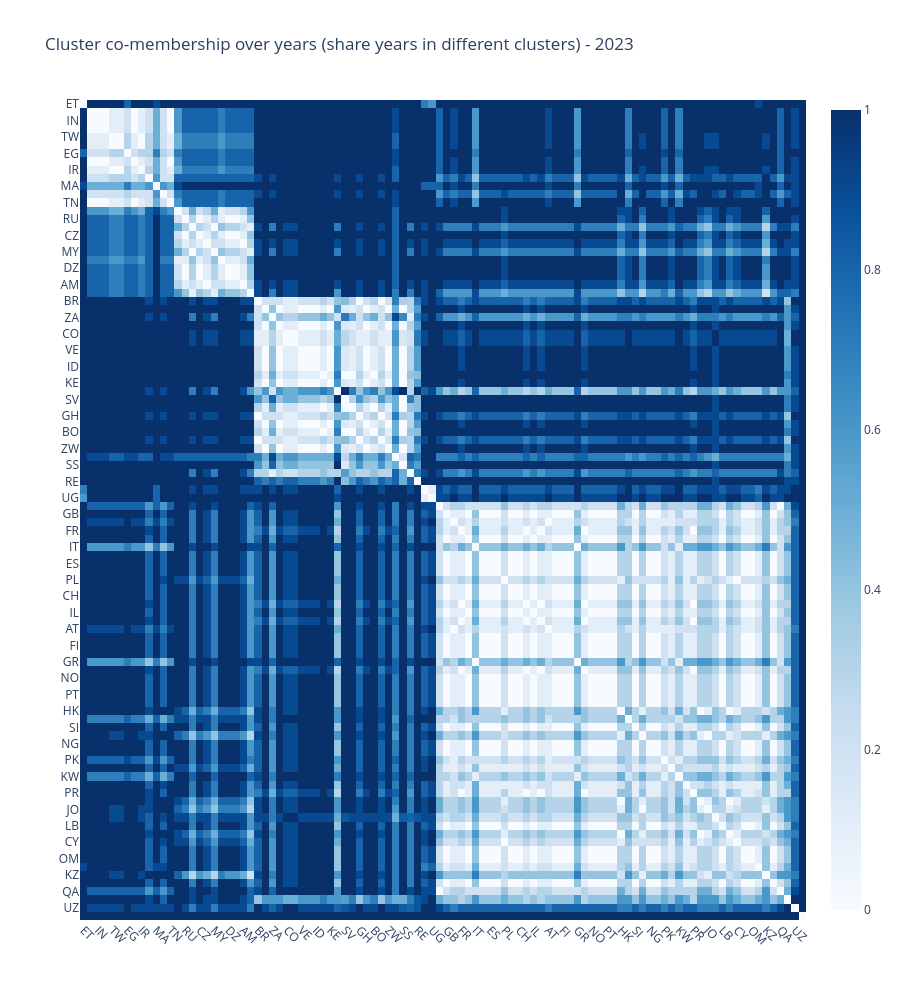

The cell this chart's notebook holds for it:
### Code cell
year = 2023
# y_labels = df_cs.sum(axis=1).sort_values(ascending=False).index.to_list()
y_labels = (
    df_map_clusters
    # .query("year == @year")
    # .merge(df_cs_yearly.xs(year, level=1).sum(axis=1).to_frame(name="total_articles").reset_index(), left_on="alpha-2", right_index="country", how="left")
    .sort_values(["cluster", "total_articles"], ascending=[True, False])
    ["alpha-2"]
    .to_list()
)

uf.plotly_heatmap(
    df_dist_clusters_yearly.loc[y_labels, y_labels],
    # (df_dist_clusters_yearly.loc[y_labels, y_labels] < 0.2).astype(int),
    x_labels=y_labels,
    y_labels=y_labels,
    title=f"Cluster co-membership over years (share years in different clusters) - {year}",
    colorscale="non-symmetrical",
    x_type="country",
    y_type="country",
    line_height=10
)

### Figure 1 — Plotly figure (JSON) as saved in the notebook; plotly's stock layout.template omitted (floating-point values rounded to 4 significant figures; data arrays with more than 128 entries replaced by an {"elided": "..."} marker saying what was removed)
{"data": [{"colorscale": [[0, "rgb(247,251,255)"], [0.125, "rgb(222,235,247)"], [0.25, "rgb(198,219,239)"], [0.375, "rgb(158,202,225)"], [0.5, "rgb(107,174,214)"], [0.625, "rgb(66,146,198)"], [0.75, "rgb(33,113,181)"], [0.875, "rgb(8,81,156)"], [1, "rgb(8,48,107)"]], "customdata": {"elided": "100x100x2 str values"}, "hovertemplate": "<b>X: </b>%{customdata[0]}<br><b>Y: </b>%{customdata[1]}<br><b>Z: </b> %{z:.3f}<br><extra></extra>", "type": "heatmap", "x": ["ET", "JP", "IN", "KR", "TW", "SG", "EG", "SA", "IR", "TH", "MA", "BD", "TN", "CN", "RU", "UA", "CZ", "SK", "MY", "BY", "DZ", "VN", "AM", "AZ", "BR", "AR", "ZA", "CL", "CO", "HR", "VE", "PE", "ID", "CR", "KE", "PH", "SV", "LU", "GH", "PA", "BO", "UY", "ZW", "MD", "SS", "BW", "RE", "CU", "UG", "US", "GB", "DE", "FR", "CA", "IT", "AU", "ES", "NL", "PL", "SE", "CH", "BE", "IL", "MX", "AT", "DK", "FI", "TR", "GR", "NZ", "NO", "HU", "PT", "IE", "HK", "BG", "SI", "RO", "NG", "RS", "PK", "EE", "KW", "LT", "PR", "LV", "JO", "GE", "LB", "AE", "CY", "IS", "OM", "LK", "KZ", "CM", "QA", "TZ", "UZ", "VG"], "y": ["ET", "JP", "IN", "KR", "TW", "SG", "EG", "SA", "IR", "TH", "MA", "BD", "TN", "CN", "RU", "UA", "CZ", "SK", "MY", "BY", "DZ", "VN", "AM", "AZ", "BR", "AR", "ZA", "CL", "CO", "HR", "VE", "PE", "ID", "CR", "KE", "PH", "SV", "LU", "GH", "PA", "BO", "UY", "ZW", "MD", "SS", "BW", "RE", "CU", "UG", "US", "GB", "DE", "FR", "CA", "IT", "AU", "ES", "NL", "PL", "SE", "CH", "BE", "IL", "MX", "AT", "DK", "FI", "TR", "GR", "NZ", "NO", "HU", "PT", "IE", "HK", "BG", "SI", "RO", "NG", "RS", "PK", "EE", "KW", "LT", "PR", "LV", "JO", "GE", "LB", "AE", "CY", "IS", "OM", "LK", "KZ", "CM", "QA", "TZ", "UZ", "VG"], "z": {"elided": "100x100 float values"}}], "layout": {"height": 1000, "title": {"text": "Cluster co-membership over years (share years in different clusters) - 2023"}, "xaxis": {"automargin": true, "tickangle": 45}, "yaxis": {"automargin": true, "autorange": "reversed"}}}
